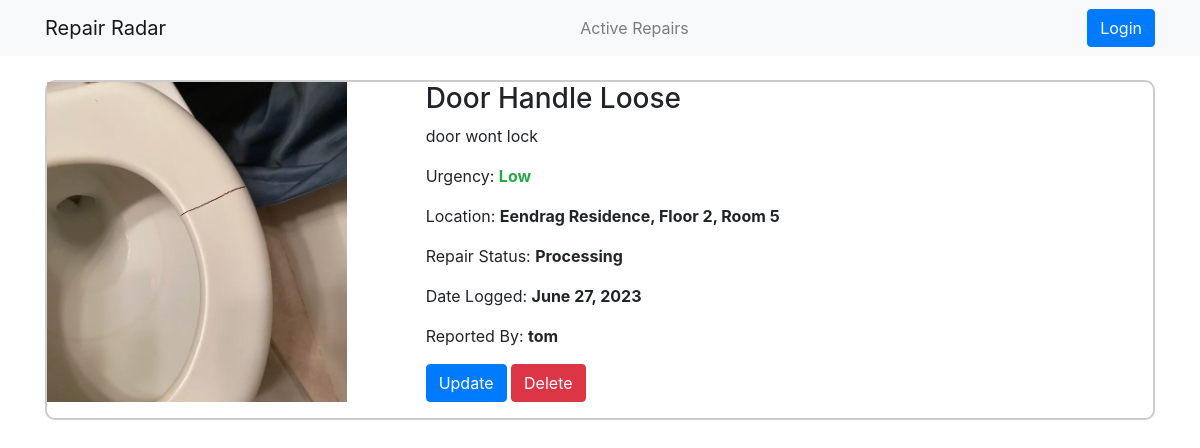
The page /repair/5/ on the database its author committed.
### repairadar_app/models.py (models this page shows, shortened)
class Repair(models.Model):
    status_choices = [
        ('Submitted', 'Submitted'),
        ('Processing', 'Processing'),
        ('Under Review', 'Under Review'),
        ('Waiting For Parts', 'Waiting For Parts'),
        ('Complete', 'Complete'),
    ]
    urgency_choices = [
        ('Low', 'Low'),
        ('Medium', 'Medium'),
        ('High', 'High')
    ]
    suNumber = models.ForeignKey(User, on_delete=models.CASCADE, verbose_name="Student Number")
    repairTitle = models.CharField(max_length=100, verbose_name='Issue Title')
    repairDescription = models.TextField(verbose_name='Issue Description')
    repairStatus = models.CharField(max_length=20, default='SUB', verbose_name='Issue Status', choices=status_choices)
    repairLocation = models.CharField(max_length=100, verbose_name='Issue Location')
    dateLastModified = models.DateField(default = timezone.now)
    dateLogged = models.DateField(default = timezone.now)
    repairImage = models.ImageField(upload_to='repair_images', blank=True, verbose_name='Issue Evidence', default='default.jpg')
    repairUrgency = models.CharField(max_length=20, default='Low', verbose_name='Issue Urgency', choices=urgency_choices)

### repairadar_app/views.py (the view)
# urls.py: path('repair/<int:pk>/', RepairDetailView.as_view(), name='repair-detail'),
class RepairDetailView(DetailView):
    model = Repair

### repairadar_app/templates/repairadar_app/repair_detail.html (shortened to what this page needs)
{% extends "repairadar_app/base.html" %}
{% block content %}
        <article class="post vt-post custom-border my-4">
            <div class="row">
                <div class="col-xs-12 col-sm-5 col-md-5 col-lg-4">
                        <div class="media">
                          <img class="account-img" src="{{ object.repairImage.url }}">
                        </div>
                </div>
                <div class="col-xs-12 col-sm-7 col-md-7 col-lg-8">
                    <div class="caption">
                        <h3 class="md-heading">{{ object.repairTitle }}</h3>
                        <p>{{ object.repairDescription }}</p>
                        {% if object.repairUrgency == 'Low' %}
                        <p>Urgency: <strong class="text-success">{{ object.repairUrgency }}</strong></p>
                        {% elif object.repairUrgency == 'Medium' %}
                        <p>Urgency: <strong class="text-warning">{{ object.repairUrgency }}</strong></p>
                        {% else %}
                        <p>Urgency: <strong class="text-danger">{{ object.repairUrgency }}</strong></p>
                        {% endif %}
                        <p>Location: <strong>{{ object.repairLocation }}</strong></p>
                        <p>Repair Status: <strong>{{ object.repairStatus }}</strong></p>
                        <p>Date Logged: <strong>{{ object.dateLogged }}</strong></p>
                        <p>Reported By: <strong>{{ repair.suNumber }}</strong></p>
                        <div>
                        <a href="{% url 'repair-update' object.pk %}" class="btn btn-primary">Update</a>
                        <a href="{% url 'repair-delete' object.pk %}" class="btn btn-danger">Delete</a>
                        </div>
                    </div>
                </div>
            </div>
        </article>
{% endblock %}

### repairadar_app/static/repairadar_app/main.css (style rules this page uses)
.custom-border { border: 2px solid #ccc; border-radius: 10px; }
img { width: 300px; height: 320px; object-fit: cover; }

### rows shown on the page
Repair: repairImage (picture), repairTitle "Door Handle Loose", repairDescription "door wont lock", repairUrgency "Low", repairLocation "Eendrag Residence, Floor 2, Room 5", repairStatus "Processing", dateLogged "June 27, 2023", suNumber "tom"
